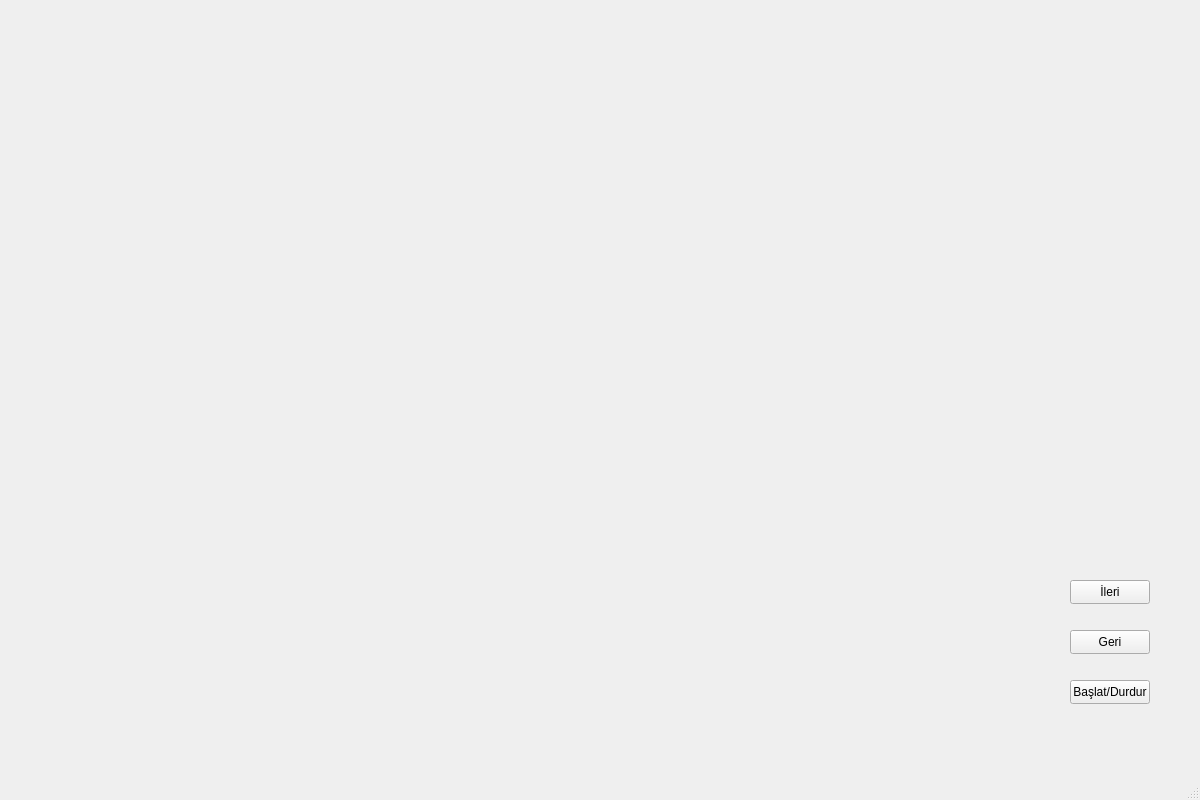
<?xml version="1.0" encoding="UTF-8"?>
<ui version="4.0">
 <class>MainWindow</class>
 <widget class="QMainWindow" name="MainWindow">
  <property name="geometry">
   <rect>
    <x>0</x>
    <y>0</y>
    <width>1200</width>
    <height>800</height>
   </rect>
  </property>
  <property name="windowTitle">
   <string>MainWindow</string>
  </property>
  <widget class="QWidget" name="centralwidget">
   <widget class="QPushButton" name="pushButton_2">
    <property name="geometry">
     <rect>
      <x>1070</x>
      <y>630</y>
      <width>80</width>
      <height>24</height>
     </rect>
    </property>
    <property name="text">
     <string>Geri</string>
    </property>
   </widget>
   <widget class="QPushButton" name="pushButton_3">
    <property name="geometry">
     <rect>
      <x>1070</x>
      <y>580</y>
      <width>80</width>
      <height>24</height>
     </rect>
    </property>
    <property name="text">
     <string>İleri</string>
    </property>
   </widget>
   <widget class="QPushButton" name="pushButton">
    <property name="geometry">
     <rect>
      <x>1070</x>
      <y>680</y>
      <width>80</width>
      <height>24</height>
     </rect>
    </property>
    <property name="text">
     <string>Başlat/Durdur</string>
    </property>
    <property name="checkable">
     <bool>true</bool>
    </property>
    <property name="default">
     <bool>false</bool>
    </property>
    <property name="flat">
     <bool>false</bool>
    </property>
   </widget>
   <widget class="QWidget" name="verticalLayoutWidget">
    <property name="geometry">
     <rect>
      <x>90</x>
      <y>60</y>
      <width>861</width>
      <height>501</height>
     </rect>
    </property>
    <layout class="QVBoxLayout" name="verticalLayout"/>
   </widget>
  </widget>
  <widget class="QStatusBar" name="statusbar"/>
  <widget class="QMenuBar" name="menubar">
   <property name="geometry">
    <rect>
     <x>0</x>
     <y>0</y>
     <width>1200</width>
     <height>21</height>
    </rect>
   </property>
  </widget>
 </widget>
 <resources/>
 <connections/>
 <slots>
  <slot>my_slot()</slot>
 </slots>
</ui>
